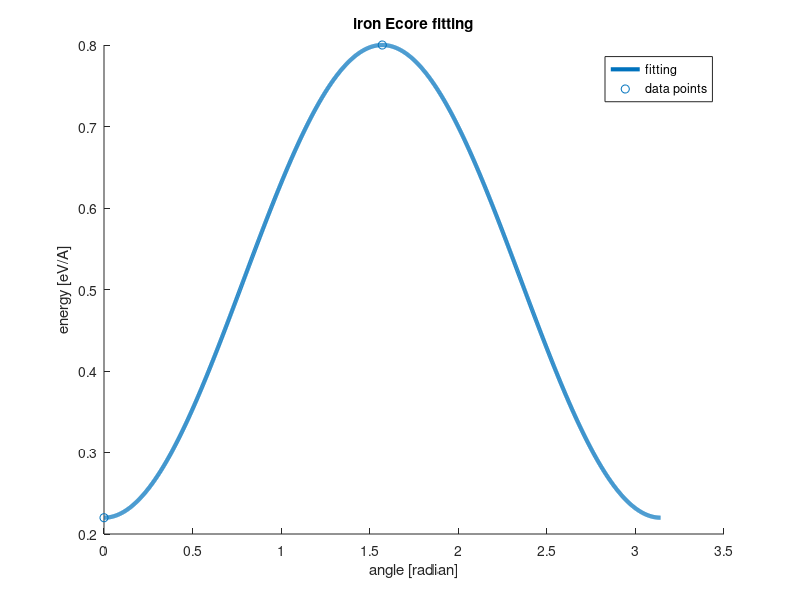

Recreate this plot in MATLAB.
close all;clear;clc

b = 2.4829;%Angstrom  for iron

%screw core energy: 0.22 eV/Angstrom
%edge core energy: 0.80 eV/Angstrom

data = [0.000        0.22
        90.000       0.8
];
for i = 1:2
    angle(i) = data(i,1)/180*pi;
    ecore(i) = data(i,2);
end


fun_p = @(c,angle_data)(c(1)+c(2)*cos(2*angle_data));
c0 = [0.5,0.5];
c = lsqcurvefit(fun_p,c0,angle,ecore)

%{
fun_p = @(c,angle_data)(c(1)+c(2)*sin(2*angle_data)+c(3)*cos(2*angle_data)+...
    c(4)*sin(4*angle_data)+c(5)*cos(4*angle_data)+(-c(2)/3-c(4)*2/3)*sin(6*angle_data)+c(6)*cos(6*angle_data));
c0 = [0.5,0.5,0.5,0.5,0.5,0.5,0.5];
c = lsqcurvefit(fun_p,c0,angle,ecore);
%}

%% Ecore expression

fun_ecore = @(c,d,a,angle_data)(c(1)+c(2)*sin(2*angle_data)+c(3)*cos(2*angle_data)+c(4)*sin(4*angle_data)...
    +c(5)*cos(4*angle_data)+(-c(2)/3-c(4)*2/3)*sin(6*angle_data)+c(6)*cos(6*angle_data))+...
    +(d(1)+d(2)*sin(2*angle_data)+d(3)*cos(2*angle_data)+...
    d(4)*sin(4*angle_data)+d(5)*cos(4*angle_data)+(-d(2)/3-d(4)*2/3)*sin(6*angle_data)+d(6)*cos(6*angle_data))*log(a/b);
%%
angle_fourier = 0:angle(end)/1000:angle(end)*2;

ECORE = fun_p(c,angle_fourier);

%ECORE(:,j) = fun_ecore(c_final,d_final,a(j),angle_fourier);

hold on
plot(angle_fourier,fun_p(c,angle_fourier),'LineWidth',3)
scatter(data(:,1)/180*pi,data(:,2))
legend('fitting','data points')
hold off
xlabel('angle [radian]')
ylabel('energy [eV/A]')
title('iron Ecore fitting')
